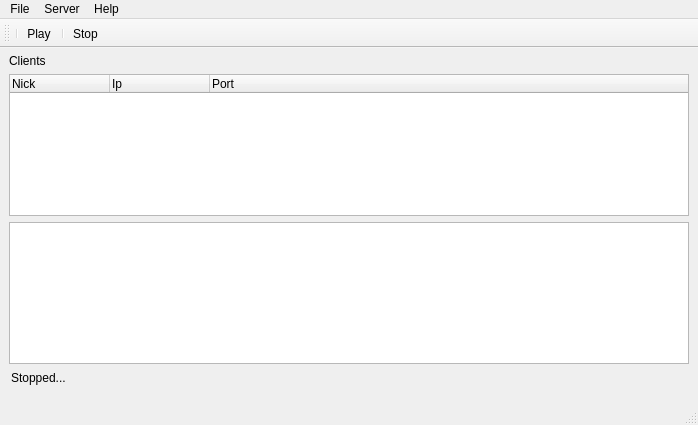
<?xml version="1.0" encoding="UTF-8"?>
<ui version="4.0">
 <class>MainWindow</class>
 <widget class="QMainWindow" name="MainWindow">
  <property name="geometry">
   <rect>
    <x>0</x>
    <y>0</y>
    <width>698</width>
    <height>425</height>
   </rect>
  </property>
  <property name="minimumSize">
   <size>
    <width>698</width>
    <height>425</height>
   </size>
  </property>
  <property name="maximumSize">
   <size>
    <width>698</width>
    <height>425</height>
   </size>
  </property>
  <property name="windowTitle">
   <string>MainWindow</string>
  </property>
  <widget class="QWidget" name="centralwidget">
   <widget class="QLabel" name="labelConnectionInfo">
    <property name="geometry">
     <rect>
      <x>11</x>
      <y>314</y>
      <width>101</width>
      <height>31</height>
     </rect>
    </property>
    <property name="text">
     <string>Stopped...</string>
    </property>
   </widget>
   <widget class="QWidget" name="verticalLayoutWidget">
    <property name="geometry">
     <rect>
      <x>9</x>
      <y>6</y>
      <width>680</width>
      <height>310</height>
     </rect>
    </property>
    <layout class="QVBoxLayout" name="verticalLayout">
     <item>
      <widget class="QLabel" name="labelClients">
       <property name="text">
        <string>Clients</string>
       </property>
      </widget>
     </item>
     <item>
      <widget class="QTreeWidget" name="treeWidget">
       <column>
        <property name="text">
         <string>Nick</string>
        </property>
       </column>
       <column>
        <property name="text">
         <string>Ip</string>
        </property>
       </column>
       <column>
        <property name="text">
         <string>Port</string>
        </property>
       </column>
      </widget>
     </item>
     <item>
      <spacer name="verticalSpacer">
       <property name="orientation">
        <enum>Qt::Vertical</enum>
       </property>
       <property name="sizeHint" stdset="0">
        <size>
         <width>20</width>
         <height>40</height>
        </size>
       </property>
      </spacer>
     </item>
     <item>
      <widget class="QTextEdit" name="textEdit">
       <property name="enabled">
        <bool>true</bool>
       </property>
       <property name="readOnly">
        <bool>true</bool>
       </property>
      </widget>
     </item>
    </layout>
   </widget>
  </widget>
  <widget class="QMenuBar" name="menubar">
   <property name="geometry">
    <rect>
     <x>0</x>
     <y>0</y>
     <width>698</width>
     <height>21</height>
    </rect>
   </property>
   <widget class="QMenu" name="menuFile">
    <property name="title">
     <string>File</string>
    </property>
    <addaction name="actionExit"/>
   </widget>
   <widget class="QMenu" name="menuServer">
    <property name="title">
     <string>Server</string>
    </property>
    <addaction name="actionStart"/>
    <addaction name="actionStop_2"/>
   </widget>
   <widget class="QMenu" name="menuHelp">
    <property name="title">
     <string>Help</string>
    </property>
   </widget>
   <addaction name="menuFile"/>
   <addaction name="menuServer"/>
   <addaction name="menuHelp"/>
  </widget>
  <widget class="QStatusBar" name="statusbar"/>
  <widget class="QToolBar" name="toolBar">
   <property name="windowTitle">
    <string>toolBar</string>
   </property>
   <attribute name="toolBarArea">
    <enum>TopToolBarArea</enum>
   </attribute>
   <attribute name="toolBarBreak">
    <bool>false</bool>
   </attribute>
   <addaction name="separator"/>
   <addaction name="actionStart_2"/>
   <addaction name="separator"/>
   <addaction name="actionStop"/>
  </widget>
  <action name="actionExit">
   <property name="text">
    <string>Exit</string>
   </property>
  </action>
  <action name="actionStart">
   <property name="text">
    <string>Start</string>
   </property>
  </action>
  <action name="actionStop_2">
   <property name="text">
    <string>Stop</string>
   </property>
  </action>
  <action name="actionStart_2">
   <property name="text">
    <string>Play</string>
   </property>
  </action>
  <action name="actionStop">
   <property name="text">
    <string>Stop</string>
   </property>
  </action>
 </widget>
 <resources/>
 <connections/>
</ui>
